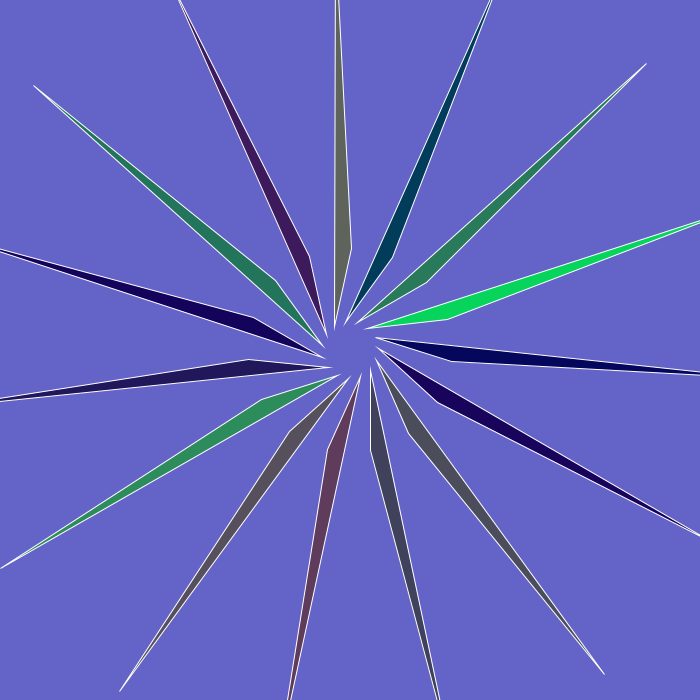
Frame 1 (no input)
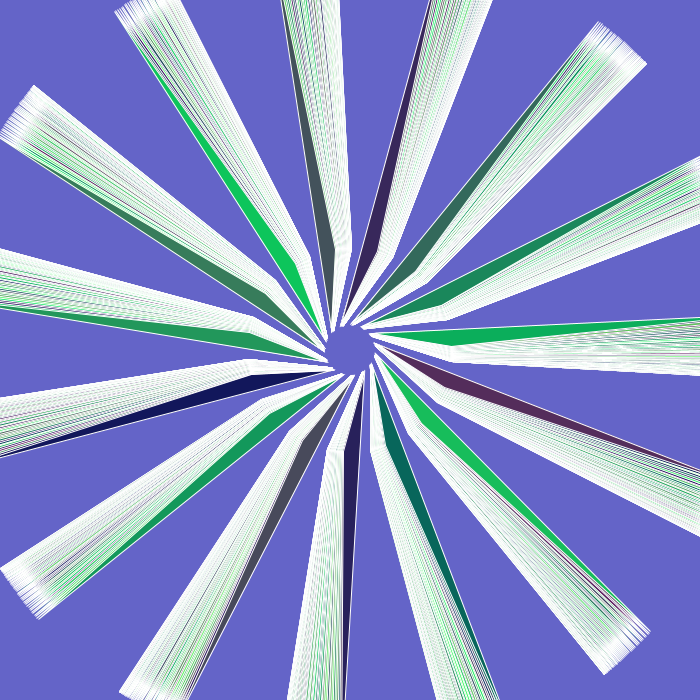
Frame 60 (the mouse pressed at the canvas centre just before this capture)
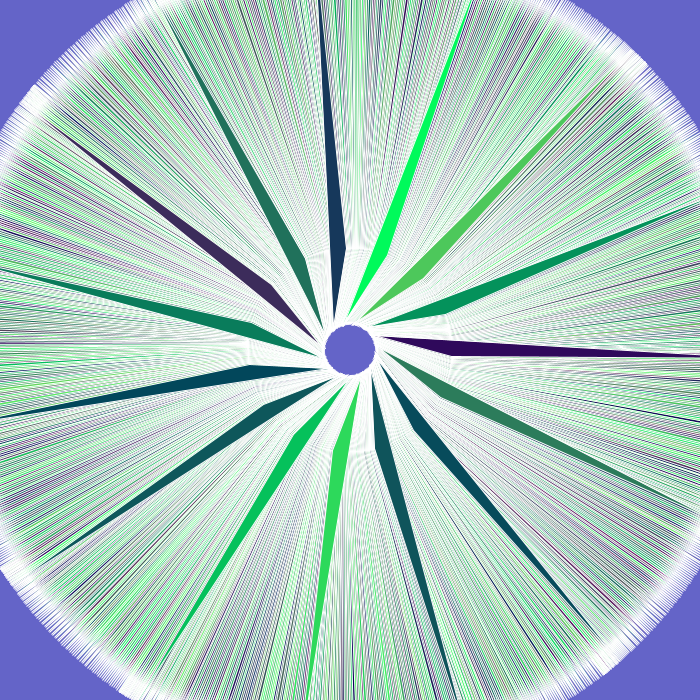
Frame 120 (the mouse held since frame 60 and released just before this capture)

The Processing sketch that drew these frames (run headless with seeded random() and noise(); from frame 60 on, the mouse is pressed at the canvas centre):

// Processing sketch: sketch_33
// ── sketch_33.pde
float a = 0.0;
float aVelocity = 0.0;
float aAcceleration = 0.001;



void setup()
{
  size(700, 700);
  background(100, 100, 200);
  smooth();
  stroke(255);
 
  
}

void draw(){
  
   
  aAcceleration = map(mouseX, 0, width, -0.005, 0.005);
  noCursor();  
  
  a += aVelocity;
  aVelocity += aAcceleration;
  
  
  for (int i = 0; i < 360; i+=24){
  pushMatrix();
  // move the origin to the pivot point
  translate(width/2, height/2); 
  
  // then pivot the grid
  rotate(radians(i + a));
  
  // and draw the square at the origin
  fill(random(100), random(255), 91);
  triangle(20, 20, 20, 100, 100, 400);
  popMatrix();
  }
}
